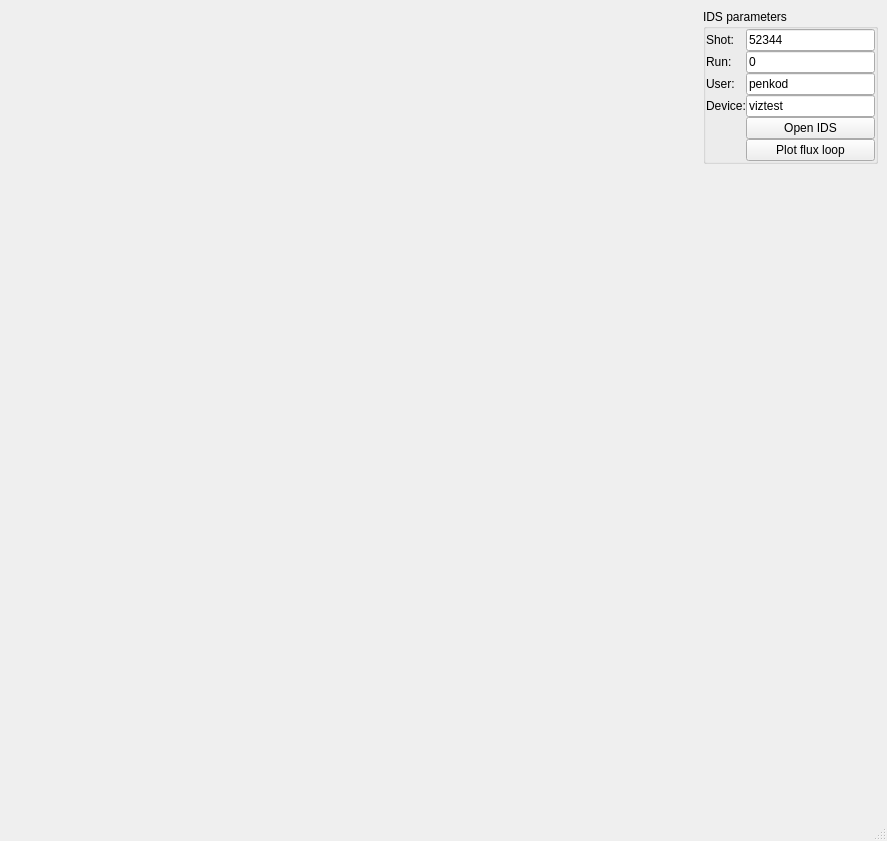
<?xml version="1.0" encoding="UTF-8"?>
<ui version="4.0">
 <class>MainWindow</class>
 <widget class="QMainWindow" name="MainWindow">
  <property name="geometry">
   <rect>
    <x>0</x>
    <y>0</y>
    <width>887</width>
    <height>841</height>
   </rect>
  </property>
  <property name="windowTitle">
   <string>MainWindow</string>
  </property>
  <widget class="QWidget" name="centralwidget">
   <layout class="QGridLayout" name="gridLayout_2" rowstretch="0,0,0">
    <item row="1" column="2">
     <spacer name="verticalSpacer">
      <property name="orientation">
       <enum>Qt::Vertical</enum>
      </property>
      <property name="sizeHint" stdset="0">
       <size>
        <width>5</width>
        <height>40</height>
       </size>
      </property>
     </spacer>
    </item>
    <item row="0" column="0" rowspan="3" colspan="2">
     <widget class="exampleWidget" name="mainPluginWidget">
      <property name="sizePolicy">
       <sizepolicy hsizetype="Expanding" vsizetype="Expanding">
        <horstretch>0</horstretch>
        <verstretch>0</verstretch>
       </sizepolicy>
      </property>
     </widget>
    </item>
    <item row="0" column="2">
     <widget class="QGroupBox" name="groupBox">
      <property name="sizePolicy">
       <sizepolicy hsizetype="Minimum" vsizetype="Preferred">
        <horstretch>0</horstretch>
        <verstretch>0</verstretch>
       </sizepolicy>
      </property>
      <property name="maximumSize">
       <size>
        <width>175</width>
        <height>16777215</height>
       </size>
      </property>
      <property name="title">
       <string>IDS parameters</string>
      </property>
      <layout class="QGridLayout" name="gridLayout" rowstretch="0,0,0,0,0,0">
       <property name="leftMargin">
        <number>0</number>
       </property>
       <property name="topMargin">
        <number>0</number>
       </property>
       <property name="rightMargin">
        <number>0</number>
       </property>
       <property name="bottomMargin">
        <number>0</number>
       </property>
       <property name="spacing">
        <number>0</number>
       </property>
       <item row="2" column="0">
        <widget class="QLabel" name="label_3">
         <property name="text">
          <string>User:</string>
         </property>
        </widget>
       </item>
       <item row="0" column="0">
        <widget class="QLabel" name="label">
         <property name="text">
          <string>Shot:</string>
         </property>
        </widget>
       </item>
       <item row="5" column="1">
        <widget class="QPushButton" name="pushButton_2">
         <property name="text">
          <string>Plot flux loop</string>
         </property>
        </widget>
       </item>
       <item row="4" column="1">
        <widget class="QPushButton" name="pushButton">
         <property name="text">
          <string>Open IDS</string>
         </property>
        </widget>
       </item>
       <item row="2" column="1">
        <widget class="QLineEdit" name="lineEdit_3">
         <property name="text">
          <string>penkod</string>
         </property>
        </widget>
       </item>
       <item row="3" column="0">
        <widget class="QLabel" name="label_4">
         <property name="text">
          <string>Device:</string>
         </property>
        </widget>
       </item>
       <item row="3" column="1">
        <widget class="QLineEdit" name="lineEdit_4">
         <property name="text">
          <string>viztest</string>
         </property>
        </widget>
       </item>
       <item row="1" column="0">
        <widget class="QLabel" name="label_2">
         <property name="text">
          <string>Run:</string>
         </property>
        </widget>
       </item>
       <item row="1" column="1">
        <widget class="QLineEdit" name="lineEdit_2">
         <property name="text">
          <string>0</string>
         </property>
        </widget>
       </item>
       <item row="0" column="1">
        <widget class="QLineEdit" name="lineEdit">
         <property name="sizePolicy">
          <sizepolicy hsizetype="Minimum" vsizetype="Fixed">
           <horstretch>0</horstretch>
           <verstretch>0</verstretch>
          </sizepolicy>
         </property>
         <property name="text">
          <string>52344</string>
         </property>
        </widget>
       </item>
      </layout>
     </widget>
    </item>
    <item row="2" column="2">
     <spacer name="verticalSpacer_2">
      <property name="orientation">
       <enum>Qt::Vertical</enum>
      </property>
      <property name="sizeHint" stdset="0">
       <size>
        <width>20</width>
        <height>40</height>
       </size>
      </property>
     </spacer>
    </item>
   </layout>
  </widget>
  <widget class="QMenuBar" name="menubar">
   <property name="geometry">
    <rect>
     <x>0</x>
     <y>0</y>
     <width>887</width>
     <height>22</height>
    </rect>
   </property>
  </widget>
  <widget class="QStatusBar" name="statusbar"/>
 </widget>
 <customwidgets>
  <customwidget>
   <class>exampleWidget</class>
   <extends>QWidget</extends>
   <header>exampleWidget</header>
  </customwidget>
 </customwidgets>
 <resources/>
 <connections>
  <connection>
   <sender>lineEdit</sender>
   <signal>textEdited(QString)</signal>
   <receiver>mainPluginWidget</receiver>
   <slot>setShot(QString)</slot>
   <hints>
    <hint type="sourcelabel">
     <x>830</x>
     <y>71</y>
    </hint>
    <hint type="destinationlabel">
     <x>90</x>
     <y>564</y>
    </hint>
   </hints>
  </connection>
  <connection>
   <sender>lineEdit_2</sender>
   <signal>textEdited(QString)</signal>
   <receiver>mainPluginWidget</receiver>
   <slot>setRun(QString)</slot>
   <hints>
    <hint type="sourcelabel">
     <x>808</x>
     <y>91</y>
    </hint>
    <hint type="destinationlabel">
     <x>118</x>
     <y>614</y>
    </hint>
   </hints>
  </connection>
  <connection>
   <sender>lineEdit_3</sender>
   <signal>textEdited(QString)</signal>
   <receiver>mainPluginWidget</receiver>
   <slot>setUser(QString)</slot>
   <hints>
    <hint type="sourcelabel">
     <x>867</x>
     <y>117</y>
    </hint>
    <hint type="destinationlabel">
     <x>156</x>
     <y>599</y>
    </hint>
   </hints>
  </connection>
  <connection>
   <sender>lineEdit_4</sender>
   <signal>textEdited(QString)</signal>
   <receiver>mainPluginWidget</receiver>
   <slot>setDevice(QString)</slot>
   <hints>
    <hint type="sourcelabel">
     <x>874</x>
     <y>143</y>
    </hint>
    <hint type="destinationlabel">
     <x>192</x>
     <y>614</y>
    </hint>
   </hints>
  </connection>
  <connection>
   <sender>pushButton</sender>
   <signal>clicked()</signal>
   <receiver>mainPluginWidget</receiver>
   <slot>openIDS()</slot>
   <hints>
    <hint type="sourcelabel">
     <x>874</x>
     <y>156</y>
    </hint>
    <hint type="destinationlabel">
     <x>223</x>
     <y>622</y>
    </hint>
   </hints>
  </connection>
  <connection>
   <sender>pushButton_2</sender>
   <signal>clicked()</signal>
   <receiver>mainPluginWidget</receiver>
   <slot>plotFluxAoS()</slot>
   <hints>
    <hint type="sourcelabel">
     <x>874</x>
     <y>189</y>
    </hint>
    <hint type="destinationlabel">
     <x>272</x>
     <y>595</y>
    </hint>
   </hints>
  </connection>
 </connections>
</ui>
